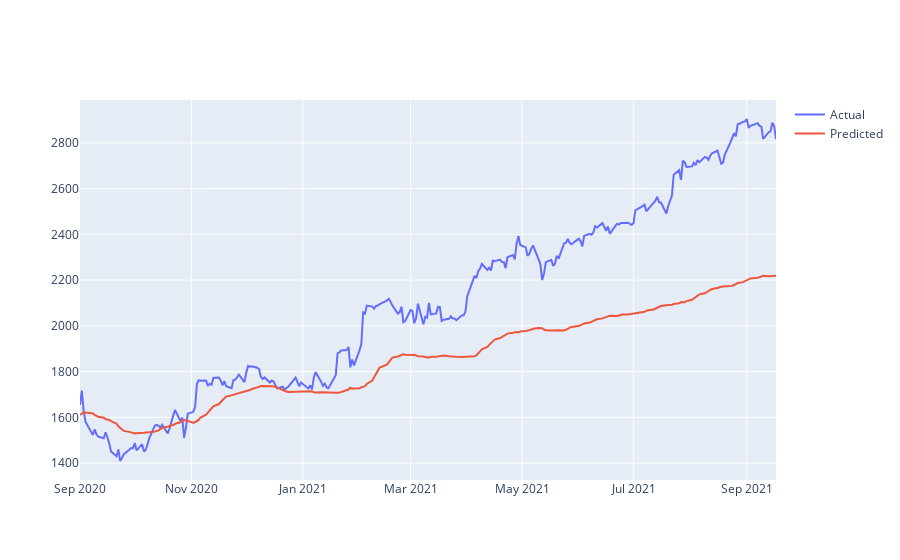

Notebook source saved alongside this figure:
### Code cell
# Check the trend in Volume Traded
fig = go.Figure()

fig.add_trace(go.Scatter(x = test_df.index , y = Actual , mode = 'lines' , name='Actual'))
fig.add_trace(go.Scatter(x = test_df.index , y = Predictions , mode = 'lines' , name='Predicted'))
fig.show()

### Figure 1 — Plotly figure (JSON) as saved in the notebook; plotly's stock layout.template omitted (floating-point values rounded to 4 significant figures; data arrays with more than 128 entries replaced by an {"elided": "..."} marker saying what was removed)
{"data": [{"mode": "lines", "name": "Actual", "type": "scatter", "x": {"elided": "264 str values"}, "y": {"elided": "264 float values"}}, {"mode": "lines", "name": "Predicted", "type": "scatter", "x": {"elided": "264 str values"}, "y": {"elided": "264 float values"}}], "layout": {}}
